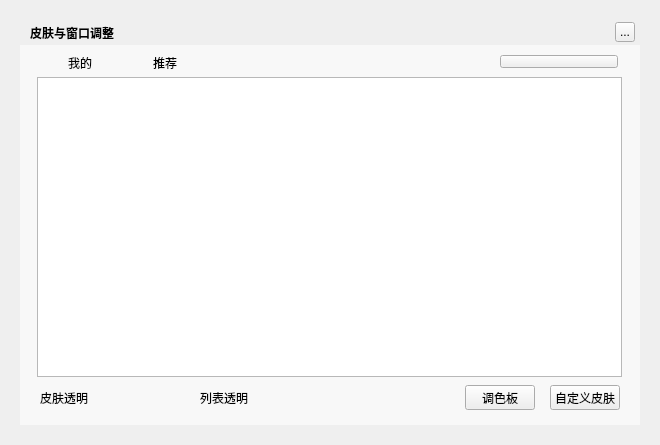
<?xml version="1.0" encoding="UTF-8"?>
<ui version="4.0">
 <class>MusicBackgroundSkinDialog</class>
 <widget class="QWidget" name="MusicBackgroundSkinDialog">
  <property name="geometry">
   <rect>
    <x>0</x>
    <y>0</y>
    <width>660</width>
    <height>445</height>
   </rect>
  </property>
  <property name="windowTitle">
   <string>皮肤与窗口调整</string>
  </property>
  <widget class="MusicTransitionAnimationLabel" name="background">
   <property name="geometry">
    <rect>
     <x>20</x>
     <y>20</y>
     <width>620</width>
     <height>405</height>
    </rect>
   </property>
   <property name="styleSheet">
    <string notr="true"/>
   </property>
   <property name="text">
    <string/>
   </property>
  </widget>
  <widget class="QLabel" name="topTitleName">
   <property name="geometry">
    <rect>
     <x>30</x>
     <y>20</y>
     <width>100</width>
     <height>25</height>
    </rect>
   </property>
   <property name="styleSheet">
    <string notr="true">color:&quot;#FFFFFF&quot;;font-weight:bold</string>
   </property>
   <property name="text">
    <string>皮肤与窗口调整</string>
   </property>
  </widget>
  <widget class="QToolButton" name="topTitleCloseButton">
   <property name="geometry">
    <rect>
     <x>615</x>
     <y>22</y>
     <width>20</width>
     <height>20</height>
    </rect>
   </property>
   <property name="text">
    <string>...</string>
   </property>
  </widget>
  <widget class="MusicClickedLabel" name="mySkin">
   <property name="geometry">
    <rect>
     <x>40</x>
     <y>48</y>
     <width>80</width>
     <height>30</height>
    </rect>
   </property>
   <property name="cursor">
    <cursorShape>PointingHandCursor</cursorShape>
   </property>
   <property name="text">
    <string>我的</string>
   </property>
   <property name="alignment">
    <set>Qt::AlignCenter</set>
   </property>
  </widget>
  <widget class="MusicClickedLabel" name="netSkin">
   <property name="geometry">
    <rect>
     <x>125</x>
     <y>48</y>
     <width>80</width>
     <height>30</height>
    </rect>
   </property>
   <property name="cursor">
    <cursorShape>PointingHandCursor</cursorShape>
   </property>
   <property name="text">
    <string>推荐</string>
   </property>
   <property name="alignment">
    <set>Qt::AlignCenter</set>
   </property>
  </widget>
  <widget class="MusicAnimationStackedWidget" name="stackedWidget">
   <property name="geometry">
    <rect>
     <x>37</x>
     <y>77</y>
     <width>585</width>
     <height>300</height>
    </rect>
   </property>
   <property name="currentIndex">
    <number>0</number>
   </property>
   <widget class="MusicBackgroundListWidget" name="themeListWidget"/>
   <widget class="MusicBackgroundRemoteWidget" name="remoteWidget"/>
  </widget>
  <widget class="QPushButton" name="customSkin">
   <property name="geometry">
    <rect>
     <x>550</x>
     <y>385</y>
     <width>70</width>
     <height>25</height>
    </rect>
   </property>
   <property name="cursor">
    <cursorShape>PointingHandCursor</cursorShape>
   </property>
   <property name="text">
    <string>自定义皮肤</string>
   </property>
  </widget>
  <widget class="QPushButton" name="paletteButton">
   <property name="geometry">
    <rect>
     <x>465</x>
     <y>385</y>
     <width>70</width>
     <height>25</height>
    </rect>
   </property>
   <property name="cursor">
    <cursorShape>PointingHandCursor</cursorShape>
   </property>
   <property name="text">
    <string>调色板</string>
   </property>
  </widget>
  <widget class="QWidget" name="backgroundMask" native="true">
   <property name="geometry">
    <rect>
     <x>20</x>
     <y>45</y>
     <width>620</width>
     <height>380</height>
    </rect>
   </property>
   <property name="styleSheet">
    <string notr="true">background:rgba(255,255,255,150)</string>
   </property>
  </widget>
  <widget class="MusicBackgroundPopWidget" name="listTransparentButton" native="true">
   <property name="geometry">
    <rect>
     <x>265</x>
     <y>385</y>
     <width>70</width>
     <height>25</height>
    </rect>
   </property>
   <property name="cursor">
    <cursorShape>PointingHandCursor</cursorShape>
   </property>
  </widget>
  <widget class="QLabel" name="listTransparentLabel">
   <property name="geometry">
    <rect>
     <x>200</x>
     <y>385</y>
     <width>60</width>
     <height>25</height>
    </rect>
   </property>
   <property name="text">
    <string>列表透明</string>
   </property>
  </widget>
  <widget class="QLabel" name="skinTransparentLabel">
   <property name="geometry">
    <rect>
     <x>40</x>
     <y>385</y>
     <width>60</width>
     <height>25</height>
    </rect>
   </property>
   <property name="text">
    <string>皮肤透明</string>
   </property>
  </widget>
  <widget class="MusicBackgroundPopWidget" name="skinTransparentButton" native="true">
   <property name="geometry">
    <rect>
     <x>105</x>
     <y>385</y>
     <width>70</width>
     <height>25</height>
    </rect>
   </property>
   <property name="cursor">
    <cursorShape>PointingHandCursor</cursorShape>
   </property>
   <property name="styleSheet">
    <string notr="true"/>
   </property>
  </widget>
  <widget class="QLabel" name="arrowLabel">
   <property name="geometry">
    <rect>
     <x>75</x>
     <y>70</y>
     <width>9</width>
     <height>7</height>
    </rect>
   </property>
  </widget>
  <widget class="QPushButton" name="resetWindowButton">
   <property name="geometry">
    <rect>
     <x>500</x>
     <y>55</y>
     <width>118</width>
     <height>13</height>
    </rect>
   </property>
   <property name="cursor">
    <cursorShape>PointingHandCursor</cursorShape>
   </property>
   <property name="text">
    <string/>
   </property>
  </widget>
  <zorder>background</zorder>
  <zorder>backgroundMask</zorder>
  <zorder>topTitleName</zorder>
  <zorder>topTitleCloseButton</zorder>
  <zorder>mySkin</zorder>
  <zorder>netSkin</zorder>
  <zorder>stackedWidget</zorder>
  <zorder>customSkin</zorder>
  <zorder>paletteButton</zorder>
  <zorder>listTransparentLabel</zorder>
  <zorder>skinTransparentLabel</zorder>
  <zorder>listTransparentButton</zorder>
  <zorder>skinTransparentButton</zorder>
  <zorder>arrowLabel</zorder>
  <zorder>resetWindowButton</zorder>
 </widget>
 <customwidgets>
  <customwidget>
   <class>MusicAnimationStackedWidget</class>
   <extends>QStackedWidget</extends>
   <header>musicanimationstackedwidget.h</header>
   <container>1</container>
  </customwidget>
  <customwidget>
   <class>MusicTransitionAnimationLabel</class>
   <extends>QLabel</extends>
   <header>musictransitionanimationlabel.h</header>
  </customwidget>
  <customwidget>
   <class>MusicBackgroundListWidget</class>
   <extends>QListWidget</extends>
   <header>musicbackgroundlistwidget.h</header>
   <container>1</container>
  </customwidget>
  <customwidget>
   <class>MusicBackgroundRemoteWidget</class>
   <extends>QWidget</extends>
   <header>musicbackgroundremotewidget.h</header>
   <container>1</container>
  </customwidget>
  <customwidget>
   <class>MusicBackgroundPopWidget</class>
   <extends>QWidget</extends>
   <header>musicbackgroundpopwidget.h</header>
   <container>1</container>
  </customwidget>
  <customwidget>
   <class>MusicClickedLabel</class>
   <extends>QLabel</extends>
   <header>musicclickedlabel.h</header>
   <container>1</container>
  </customwidget>
 </customwidgets>
 <resources/>
 <connections/>
</ui>
